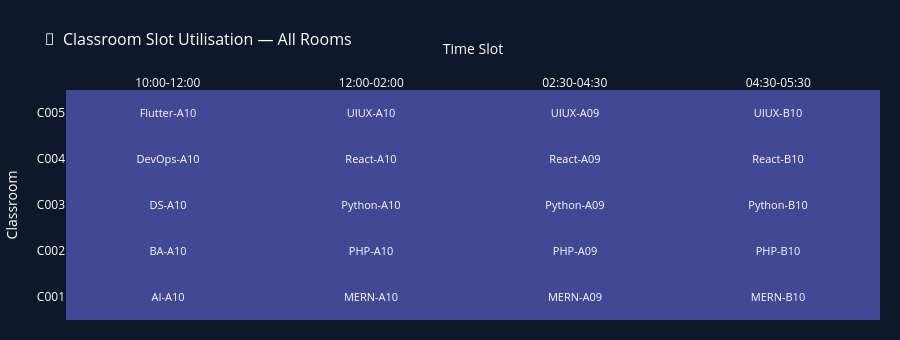

The code cell stored with this chart in its notebook:
### Code cell
# ─────────────────────────────────────────────────────────────────────
# CELL 10 · 🏫 Classroom Slots Heatmap
# ─────────────────────────────────────────────────────────────────────

slot_cols = ['10:00-12:00', '12:00-02:00', '02:30-04:30', '04:30-05:30']
cls_clean = classroom.copy()
cls_clean.index = cls_clean['CID']

heat_matrix = cls_clean[slot_cols].applymap(lambda x: 1 if str(x).strip() != '' else 0)
hover_text  = cls_clean[slot_cols].applymap(lambda x: str(x).strip() if str(x).strip() else 'Empty')

fig_cls = go.Figure(go.Heatmap(
    z=heat_matrix.values,
    x=slot_cols,
    y=list(cls_clean.index),
    text=hover_text.values,
    texttemplate='%{text}',
    textfont=dict(size=11, color='white'),
    colorscale=[[0, '#1e293b'], [1, '#6366f1']],
    showscale=False,
    hovertemplate='Room: %{y}<br>Slot: %{x}<br>Batch: %{text}<extra></extra>'
))

fig_cls.update_layout(
    title=dict(text='🏫  Classroom Slot Utilisation — All Rooms',
               font=dict(size=16, color='white')),
    paper_bgcolor='#0f172a', plot_bgcolor='#1e293b',
    font=dict(color='white'),
    xaxis=dict(title='Time Slot', gridcolor='#334155', side='top'),
    yaxis=dict(title='Classroom', gridcolor='#334155'),
    height=340, margin=dict(l=20, r=20, t=90, b=20)
)
fig_cls.show()

### Figure 1 — Plotly figure (JSON) as saved in the notebook; plotly's stock layout.template omitted (floating-point values rounded to 4 significant figures)
{"data": [{"colorscale": [[0, "#1e293b"], [1, "#6366f1"]], "hovertemplate": "Room: %{y}<br>Slot: %{x}<br>Batch: %{text}<extra></extra>", "showscale": false, "text": [["AI-A10", "MERN-A10", "MERN-A09", "MERN-B10"], ["BA-A10", "PHP-A10", "PHP-A09", "PHP-B10"], ["DS-A10", "Python-A10", "Python-A09", "Python-B10"], ["DevOps-A10", "React-A10", "React-A09", "React-B10"], ["Flutter-A10", "UIUX-A10", "UIUX-A09", "UIUX-B10"]], "textfont": {"color": "white", "size": 11}, "texttemplate": "%{text}", "type": "heatmap", "x": ["10:00-12:00", "12:00-02:00", "02:30-04:30", "04:30-05:30"], "y": ["C001", "C002", "C003", "C004", "C005"], "z": [[1, 1, 1, 1], [1, 1, 1, 1], [1, 1, 1, 1], [1, 1, 1, 1], [1, 1, 1, 1]]}], "layout": {"font": {"color": "white"}, "height": 340, "margin": {"b": 20, "l": 20, "r": 20, "t": 90}, "paper_bgcolor": "#0f172a", "plot_bgcolor": "#1e293b", "title": {"font": {"color": "white", "size": 16}, "text": "🏫  Classroom Slot Utilisation — All Rooms"}, "xaxis": {"gridcolor": "#334155", "side": "top", "title": {"text": "Time Slot"}}, "yaxis": {"gridcolor": "#334155", "title": {"text": "Classroom"}}}}
